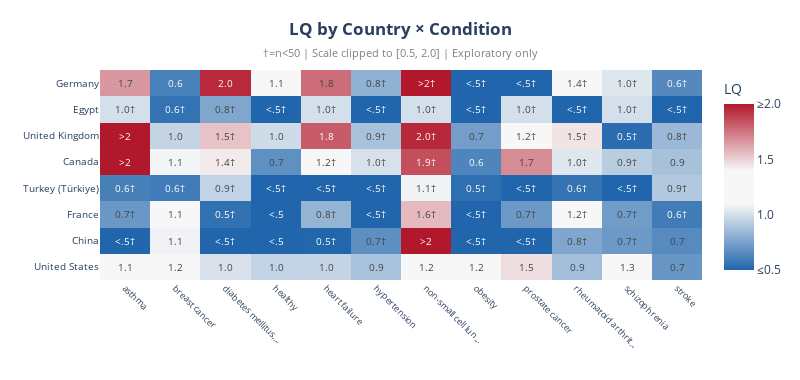

This figure's notebook cell:
### Markdown cell above
---

## Appendix B: LQ Heatmap (Exploratory)

*Visual summary of §3 patterns. For reference only — do not use for decisions.*

### Code cell
# ============================================================
# B.1 LQ Heatmap
# ============================================================

top8_countries = df_country.head(8)['primary_country'].tolist()
top12_conditions = (
    df_spec
    .groupby('condition_standardized')['n_trials'].sum()
    .nlargest(12)
    .index.tolist()
)

df_heatmap_raw = df_spec[
    (df_spec['country'].isin(top8_countries)) &
    (df_spec['condition_standardized'].isin(top12_conditions))
].pivot_table(
    index='country',
    columns='condition_standardized',
    values='location_quotient',
    fill_value=1.0
)

df_n_raw = df_spec[
    (df_spec['country'].isin(top8_countries)) &
    (df_spec['condition_standardized'].isin(top12_conditions))
].pivot_table(
    index='country',
    columns='condition_standardized',
    values='n_trials',
    fill_value=0
)

df_heatmap_raw = df_heatmap_raw.reindex(top8_countries)
df_n_raw = df_n_raw.reindex(top8_countries).fillna(0)

short_names = {c: c[:18] + '...' if len(c) > 18 else c for c in df_heatmap_raw.columns}
df_heatmap = df_heatmap_raw.rename(columns=short_names)

# Calculate clipping statistics for justification
n_cells_total = df_heatmap_raw.size
n_above_2 = (df_heatmap_raw.values > 2.0).sum()
n_below_05 = (df_heatmap_raw.values < 0.5).sum()
pct_clipped = (n_above_2 + n_below_05) / n_cells_total * 100

# Display justification
display(Markdown(f"""
### B.1 Scale selection

**Why clip to [0.5, 2.0]?**

| Issue | Value |
|-------|-------|
| Cells with LQ > 2.0 | {n_above_2} ({n_above_2/n_cells_total*100:.0f}%) |
| Cells with LQ < 0.5 | {n_below_05} ({n_below_05/n_cells_total*100:.0f}%) |
| Total clipped | {pct_clipped:.0f}% |

Clipping prevents outliers from compressing the color scale. Values outside [0.5, 2.0] are labeled explicitly (">2" or "<.5") so information is not lost. The centered [0.5, 2.0] range highlights meaningful deviations from the global average (LQ = 1.0).
"""))

LOW_N_THRESHOLD = 50
text_annotations = []
low_n_count = 0
for i in range(df_heatmap_raw.shape[0]):
    row = []
    for j in range(df_heatmap_raw.shape[1]):
        raw_val = df_heatmap_raw.values[i, j]
        n_val = df_n_raw.values[i, j] if i < df_n_raw.shape[0] and j < df_n_raw.shape[1] else 0
        
        if n_val < LOW_N_THRESHOLD:
            suffix = "†"
            low_n_count += 1
        else:
            suffix = ""
        
        if raw_val > 2.0:
            row.append(f">2{suffix}")
        elif raw_val < 0.5:
            row.append(f"<.5{suffix}")
        else:
            row.append(f"{raw_val:.1f}{suffix}")
    text_annotations.append(row)

fig_heatmap = go.Figure(data=go.Heatmap(
    z=np.clip(df_heatmap.values, 0.5, 2.0),
    x=list(df_heatmap.columns),
    y=list(df_heatmap.index),
    colorscale=[
        [0, '#2166ac'],
        [0.4, '#f7f7f7'],
        [0.6, '#f7f7f7'],
        [1, '#b2182b']
    ],
    zmin=0.5,
    zmax=2.0,
    text=text_annotations,
    texttemplate='%{text}',
    textfont=dict(size=10),
    hovertemplate='<b>%{y}</b> × %{x}<br>LQ = %{z:.2f}<extra></extra>',
    colorbar=dict(title='LQ', tickvals=[0.5, 1.0, 1.5, 2.0], ticktext=['≤0.5', '1.0', '1.5', '≥2.0']),
))

fig_heatmap.update_layout(
    title=dict(
        text='<b>LQ by Country × Condition</b><br>'
             '<span style="font-size:11px;color:gray">†=n<50 | Scale clipped to [0.5, 2.0] | Exploratory only</span>',
        x=0.5, xanchor='center',
    ),
    xaxis=dict(title=None, tickangle=45, tickfont=dict(size=9)),
    yaxis=dict(title=None, tickfont=dict(size=10)),
    height=380, width=800,
    template='plotly_white',
    margin=dict(l=100, r=60, t=70, b=100),
)

fig_heatmap.show()

display(Markdown(f"*{low_n_count}/{df_heatmap_raw.size} cells have n < {LOW_N_THRESHOLD} (marked with †). See §3 for limitations.*"))

### Figure 1 — Plotly figure (JSON) as saved in the notebook; plotly's stock layout.template omitted (floating-point values rounded to 4 significant figures)
{"data": [{"colorbar": {"ticktext": ["≤0.5", "1.0", "1.5", "≥2.0"], "tickvals": [0.5, 1, 1.5, 2], "title": {"text": "LQ"}}, "colorscale": [[0, "#2166ac"], [0.4, "#f7f7f7"], [0.6, "#f7f7f7"], [1, "#b2182b"]], "hovertemplate": "<b>%{y}</b> × %{x}<br>LQ = %{z:.2f}<extra></extra>", "text": [["1.1", "1.2", "1.0", "1.0", "1.0", "0.9", "1.2", "1.2", "1.5", "0.9", "1.3", "0.7"], ["<.5†", "1.1", "<.5†", "<.5", "0.5†", "0.7†", ">2", "<.5†", "<.5†", "0.8†", "0.7†", "0.7"], ["0.7†", "1.1", "0.5†", "<.5", "0.8†", "<.5†", "1.6†", "<.5†", "0.7†", "1.2†", "0.7†", "0.6†"], ["0.6†", "0.6†", "0.9†", "<.5†", "<.5†", "<.5†", "1.1†", "0.5†", "<.5†", "0.6†", "<.5†", "0.9†"], [">2", "1.1", "1.4†", "0.7", "1.2†", "1.0†", "1.9†", "0.6", "1.7", "1.0†", "0.9†", "0.9"], [">2", "1.0", "1.5†", "1.0", "1.8", "0.9†", "2.0†", "0.7", "1.2†", "1.5†", "0.5†", "0.8†"], ["1.0†", "0.6†", "0.8†", "<.5†", "1.0†", "<.5†", "1.0†", "<.5†", "1.0†", "<.5†", "1.0†", "<.5†"], ["1.7", "0.6", "2.0", "1.1", "1.8", "0.8†", ">2†", "<.5†", "<.5†", "1.4†", "1.0†", "0.6†"]], "textfont": {"size": 10}, "texttemplate": "%{text}", "type": "heatmap", "x": ["asthma", "breast cancer", "diabetes mellitus,...", "healthy", "heart failure", "hypertension", "non-small cell lun...", "obesity", "prostate cancer", "rheumatoid arthrit...", "schizophrenia", "stroke"], "y": ["United States", "China", "France", "Turkey (Türkiye)", "Canada", "United Kingdom", "Egypt", "Germany"], "z": [[1.099, 1.206, 1.015, 0.952, 0.957, 0.879, 1.152, 1.218, 1.468, 0.868, 1.255, 0.703], [0.5, 1.08, 0.5, 0.5, 0.503, 0.669, 2.0, 0.5, 0.5, 0.765, 0.709, 0.651], [0.704, 1.116, 0.549, 0.5, 0.823, 0.5, 1.565, 0.5, 0.71, 1.234, 0.723, 0.589], [0.607, 0.593, 0.949, 0.5, 0.5, 0.5, 1.08, 0.536, 0.5, 0.557, 0.5, 0.904], [2.0, 1.089, 1.434, 0.674, 1.232, 1.011, 1.855, 0.627, 1.687, 1.029, 0.925, 0.876], [2.0, 0.956, 1.54, 0.985, 1.821, 0.88, 1.955, 0.732, 1.213, 1.452, 0.529, 0.842], [1.0, 0.553, 0.765, 0.5, 1.0, 0.5, 1.0, 0.5, 1.0, 0.5, 1.0, 0.5], [1.657, 0.608, 1.952, 1.13, 1.772, 0.809, 2.0, 0.5, 0.5, 1.381, 1.029, 0.645]], "zmax": 2, "zmin": 0.5}], "layout": {"height": 380, "margin": {"b": 100, "l": 100, "r": 60, "t": 70}, "title": {"text": "<b>LQ by Country × Condition</b><br><span style=\"font-size:11px;color:gray\">†=n<50 | Scale clipped to [0.5, 2.0] | Exploratory only</span>", "x": 0.5, "xanchor": "center"}, "width": 800, "xaxis": {"tickangle": 45, "tickfont": {"size": 9}, "title": {}}, "yaxis": {"tickfont": {"size": 10}, "title": {}}}}
